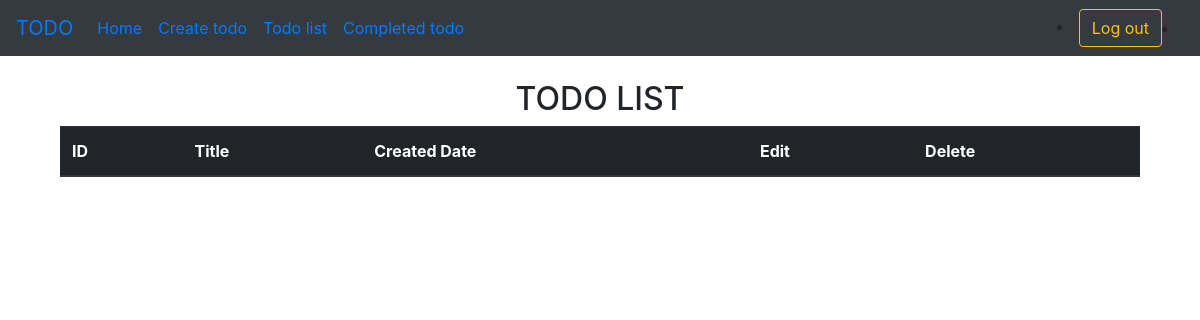
Page /todolist (signed in) on the earlier database version.
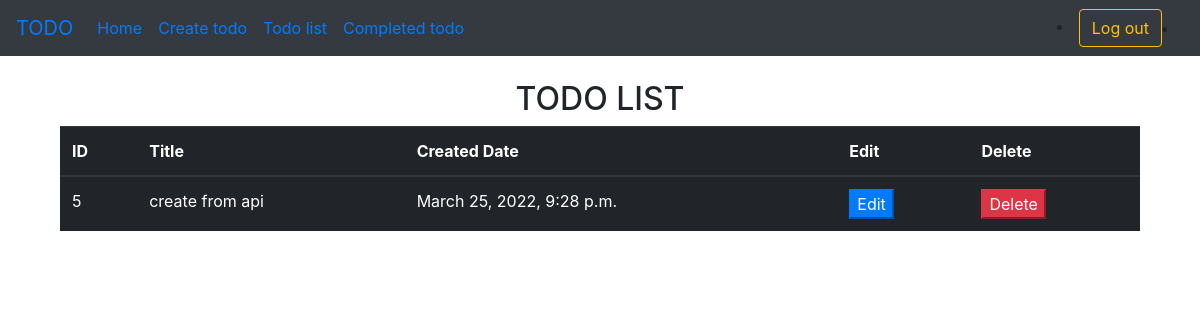
Same page on the later database version.
### todo_app/models.py (models this page shows, shortened)
class Todo(models.Model):
    User_details = models.ForeignKey(Register, on_delete=models.CASCADE,related_name = 'todo')
    Title = models.CharField(max_length=100 ,blank=True,null=True)
    Content = models.TextField()
    Create_time = models.DateTimeField(auto_now=False, auto_now_add=False,default=dtm.now)
    Completed = models.BooleanField(default=False)
    Completion_date = models.DateTimeField(auto_now=False, auto_now_add=False,blank=True,null=True)

### todo_app/views.py (the view)
# urls.py: path('todolist', views.list, name='todolist'),
@login_required
def list(request):
    user_details = Register.objects.get(Users=request.user)
    todo = Todo.objects.filter(User_details= user_details)
    return render(request, 'list.html',context={'todo':todo})

### templates/list.html (shortened to what this page needs)
{% extends 'base.html' %}
{% block body %}
<div class="container">
    <br>
        <h2 align="center">
            TODO LIST
        </h2>
    <div class="container">
        <table class="table table-dark">
            <thead>
                <tr>
                    <th scope="col">ID</th>
                    <th scope="col">Title</th>
                    <th scope="col">Created Date</th>
                    <th scope="col">Edit</th>
                    <th scope="col">Delete</th>
                </tr>
            </thead>
            <tbody>
                {% for todo in todo %}
            <tr>
                <td>{{todo.id}}</td>
                <td>{{todo.Title}}</td>
                <td>{{todo.Create_time}}</td>
                <td>
                    <a href="edit/{{todo.id}}">
                    <button type="button" class="btn-primary">Edit</button>
                    </a>
                </td>
                <td>
                    <a href="delete/{{todo.id}}">
                    <button type="button" class="btn-danger">Delete</button>
                    </a>
                </td>
            </tr>
            {% endfor %}
            </tbody>
        </table>
    </div>
</div>
{% endblock body %}

Differences in the rows shown:
added Todo: id "5", Title "create from api", Create_time "March 25, 2022, 9:28 p.m."
